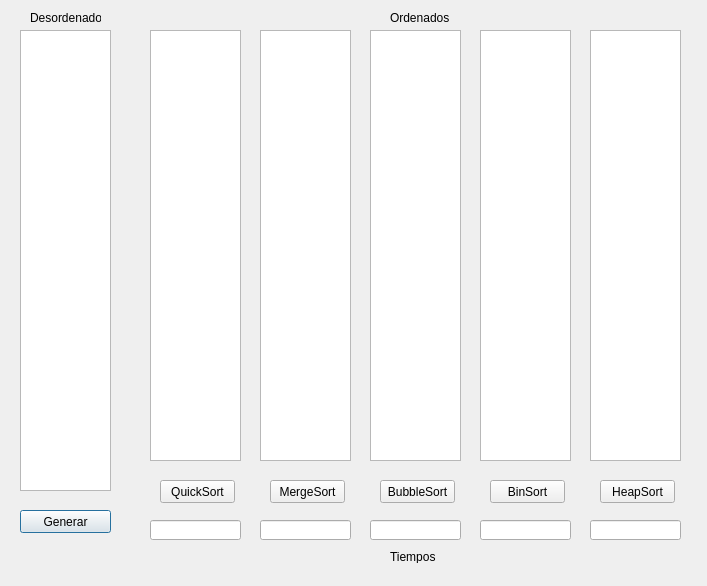
<?xml version="1.0" encoding="UTF-8"?>
<ui version="4.0">
 <class>OrdenSort</class>
 <widget class="QDialog" name="OrdenSort">
  <property name="geometry">
   <rect>
    <x>0</x>
    <y>0</y>
    <width>707</width>
    <height>586</height>
   </rect>
  </property>
  <property name="windowTitle">
   <string>Dialog</string>
  </property>
  <widget class="QListWidget" name="ListaDesOrd">
   <property name="geometry">
    <rect>
     <x>20</x>
     <y>30</y>
     <width>91</width>
     <height>461</height>
    </rect>
   </property>
  </widget>
  <widget class="QPushButton" name="BtnGenerar">
   <property name="geometry">
    <rect>
     <x>20</x>
     <y>510</y>
     <width>91</width>
     <height>23</height>
    </rect>
   </property>
   <property name="text">
    <string>Generar</string>
   </property>
  </widget>
  <widget class="QPushButton" name="BtnQS">
   <property name="geometry">
    <rect>
     <x>160</x>
     <y>480</y>
     <width>75</width>
     <height>23</height>
    </rect>
   </property>
   <property name="text">
    <string>QuickSort</string>
   </property>
  </widget>
  <widget class="QPushButton" name="BtnMS">
   <property name="geometry">
    <rect>
     <x>270</x>
     <y>480</y>
     <width>75</width>
     <height>23</height>
    </rect>
   </property>
   <property name="text">
    <string>MergeSort</string>
   </property>
  </widget>
  <widget class="QPushButton" name="BtnBS">
   <property name="geometry">
    <rect>
     <x>380</x>
     <y>480</y>
     <width>75</width>
     <height>23</height>
    </rect>
   </property>
   <property name="text">
    <string>BubbleSort</string>
   </property>
  </widget>
  <widget class="QPushButton" name="BtnBS_2">
   <property name="geometry">
    <rect>
     <x>490</x>
     <y>480</y>
     <width>75</width>
     <height>23</height>
    </rect>
   </property>
   <property name="text">
    <string>BinSort</string>
   </property>
  </widget>
  <widget class="QPushButton" name="BtnHS">
   <property name="geometry">
    <rect>
     <x>600</x>
     <y>480</y>
     <width>75</width>
     <height>23</height>
    </rect>
   </property>
   <property name="text">
    <string>HeapSort</string>
   </property>
  </widget>
  <widget class="QLineEdit" name="EditBubble">
   <property name="geometry">
    <rect>
     <x>370</x>
     <y>520</y>
     <width>91</width>
     <height>20</height>
    </rect>
   </property>
  </widget>
  <widget class="QLineEdit" name="EditHS">
   <property name="geometry">
    <rect>
     <x>590</x>
     <y>520</y>
     <width>91</width>
     <height>20</height>
    </rect>
   </property>
  </widget>
  <widget class="QLineEdit" name="EditBinSort">
   <property name="geometry">
    <rect>
     <x>480</x>
     <y>520</y>
     <width>91</width>
     <height>20</height>
    </rect>
   </property>
  </widget>
  <widget class="QLineEdit" name="EditMS">
   <property name="geometry">
    <rect>
     <x>260</x>
     <y>520</y>
     <width>91</width>
     <height>20</height>
    </rect>
   </property>
  </widget>
  <widget class="QLineEdit" name="EditQS">
   <property name="geometry">
    <rect>
     <x>150</x>
     <y>520</y>
     <width>91</width>
     <height>20</height>
    </rect>
   </property>
  </widget>
  <widget class="QLabel" name="LabelDesOr">
   <property name="geometry">
    <rect>
     <x>30</x>
     <y>10</y>
     <width>71</width>
     <height>16</height>
    </rect>
   </property>
   <property name="text">
    <string>Desordenados</string>
   </property>
  </widget>
  <widget class="QListWidget" name="ListaQS">
   <property name="geometry">
    <rect>
     <x>150</x>
     <y>30</y>
     <width>91</width>
     <height>431</height>
    </rect>
   </property>
  </widget>
  <widget class="QLabel" name="LabelTiempo">
   <property name="geometry">
    <rect>
     <x>390</x>
     <y>550</y>
     <width>47</width>
     <height>13</height>
    </rect>
   </property>
   <property name="text">
    <string>Tiempos</string>
   </property>
  </widget>
  <widget class="QListWidget" name="ListaMS">
   <property name="geometry">
    <rect>
     <x>260</x>
     <y>30</y>
     <width>91</width>
     <height>431</height>
    </rect>
   </property>
  </widget>
  <widget class="QListWidget" name="ListaBubble">
   <property name="geometry">
    <rect>
     <x>370</x>
     <y>30</y>
     <width>91</width>
     <height>431</height>
    </rect>
   </property>
  </widget>
  <widget class="QListWidget" name="ListaBinSort">
   <property name="geometry">
    <rect>
     <x>480</x>
     <y>30</y>
     <width>91</width>
     <height>431</height>
    </rect>
   </property>
  </widget>
  <widget class="QListWidget" name="ListaHS">
   <property name="geometry">
    <rect>
     <x>590</x>
     <y>30</y>
     <width>91</width>
     <height>431</height>
    </rect>
   </property>
  </widget>
  <widget class="QLabel" name="LabelOrden">
   <property name="geometry">
    <rect>
     <x>390</x>
     <y>10</y>
     <width>61</width>
     <height>16</height>
    </rect>
   </property>
   <property name="text">
    <string>Ordenados</string>
   </property>
  </widget>
 </widget>
 <resources/>
 <connections/>
</ui>
